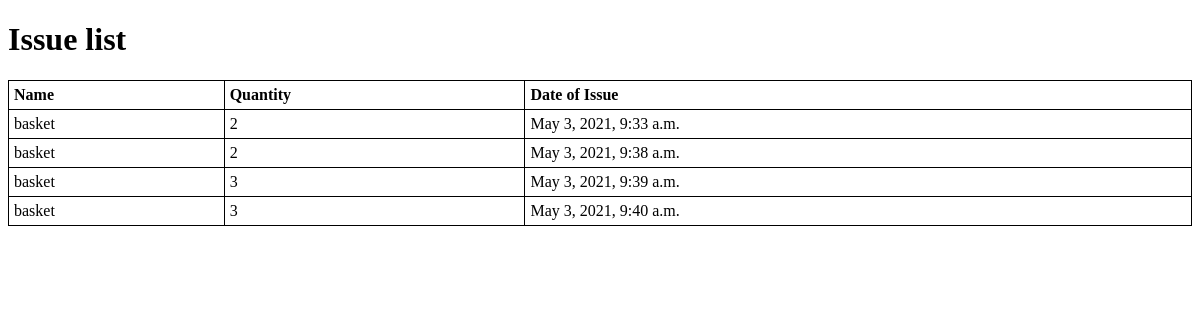
Before: /sportapp/IssueList/ with the older database file.
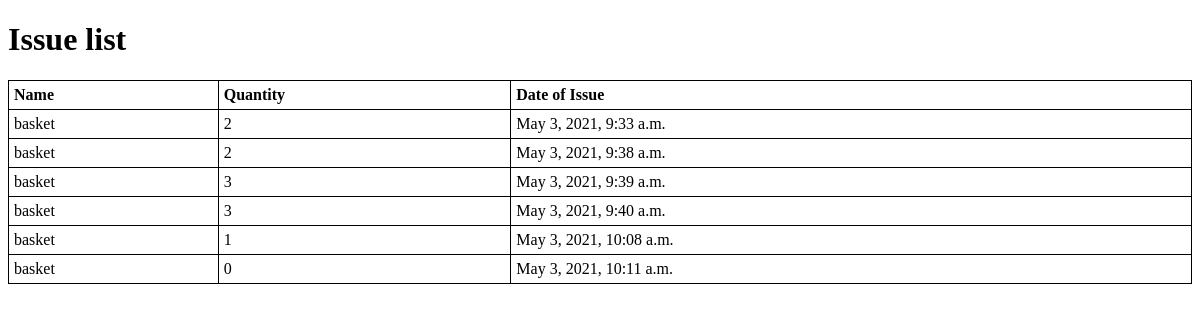
After: the same page with the newer database file.
### sportapp/models.py (models this page shows)
class issue(models.Model):
    equipment_name= models.ForeignKey('equipment',on_delete=models.CASCADE, null=True)
    roll= models.CharField(max_length=30)
    name=  models.CharField(max_length=50)
    quantity= models.PositiveIntegerField(null=True)
    date= models.DateTimeField(auto_now=True)
    is_return= models.BooleanField(default=False)
    is_pending= models.BooleanField(default=True)
    req=models.BooleanField(default=False)
    class Meta:
        ordering = ['date']

class equipment(models.Model):
    id = models.UUIDField(primary_key=True, default=uuid.uuid4, help_text='Unique ID for this particular equipment')
    name = models.CharField(max_length=30)
    total_quantity= models.IntegerField(null=True)
    available_quantity=models.IntegerField(null=True)
    sport= models.ForeignKey('clubs', on_delete=models.CASCADE)
    specification=models.TextField(null=True)
    def __str__(self):
        return self.name

### sportapp/views.py (the view)
# urls.py: path('IssueList/',views.TotalListView.as_view(),name='TotalIssueList'),
class TotalListView(ListView):
    model=issue
    template_name='sportapp/Total_list.html'

### sportapp/templates/sportapp/Total_list.html (shortened to what this page needs)
<!DOCTYPE html>
<html lang="en">
<head>
</head>
<body>
    <h1>
        Issue list
    </h1>
    {% if issue_list %}
    <table style="width:100%">
        <tr>
            <th>Name</th>
            <th>Quantity</th>
            <th>Date of Issue</th>
          </tr>
      {% for obj in issue_list %}
      <tr>
        <td>{{obj.equipment_name}}</td>
        <td>{{obj.quantity}}</td>
        <td>{{obj.date}}</td>
      </tr>
    {% endfor %}
</table>
  {% else %}
    <p>There are no Issue_Equipments </p>
  {% endif %}
</body>
</html>

Changed rows visible on the page:
added issue: equipment_name "basket", quantity "1", date "May 3, 2021, 10:08 a.m."
added issue: equipment_name "basket", quantity "0", date "May 3, 2021, 10:11 a.m."
